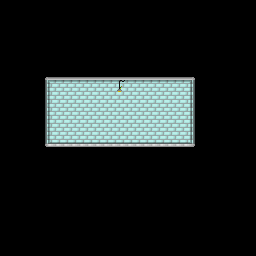

This is a level from a 2D game, rendered from its Tiled map with the project's own tilesets. A one-line summary and the complete map file follow:
An orthogonal 16x16 tile map with 16x16 px tiles, 3 tile layers (Map, Decorative, AO).

<map version="1.4" tiledversion="1.4.2" orientation="orthogonal" renderorder="left-up" width="16" height="16" tilewidth="16" tileheight="16" infinite="0" nextlayerid="4" nextobjectid="1">
 <tileset firstgid="1" source="../tilesets/outatime.tsx" />
 <layer id="1" name="Map" width="16" height="16">
  <data encoding="csv">
0,0,0,0,0,0,0,0,0,0,0,0,0,0,0,0,
0,0,0,0,0,0,0,0,0,0,0,0,0,0,0,0,
0,0,0,0,0,0,0,0,0,0,0,0,0,0,0,0,
0,0,0,0,0,0,0,0,0,0,0,0,0,0,0,0,
0,0,3221225474,19,19,19,19,19,19,19,19,19,1073741826,0,0,0,
0,0,2147483654,3,3,3,3,3,3,3,3,3,6,0,0,0,
0,0,2147483654,3,3,3,3,3,3,3,3,3,6,0,0,0,
0,0,2147483654,3,3,3,3,3,3,3,3,3,6,0,0,0,
0,0,2147483654,3,3,3,3,3,3,3,3,3,6,0,0,0,
0,0,2147483650,1,1,1,1,1,1,1,1,1,2,0,0,0,
0,0,0,0,0,0,0,0,0,0,0,0,0,0,0,0,
0,0,0,0,0,0,0,0,0,0,0,0,0,0,0,0,
0,0,0,0,0,0,0,0,0,0,0,0,0,0,0,0,
0,0,0,0,0,0,0,0,0,0,0,0,0,0,0,0,
0,0,0,0,0,0,0,0,0,0,0,0,0,0,0,0,
0,0,0,0,0,0,0,0,0,0,0,0,0,0,0,0
</data>
 </layer>
 <layer id="3" name="Decorative" width="16" height="16">
  <data encoding="csv">
0,0,0,0,0,0,0,0,0,0,0,0,0,0,0,0,
0,0,0,0,0,0,0,0,0,0,0,0,0,0,0,0,
0,0,0,0,0,0,0,0,0,0,0,0,0,0,0,0,
0,0,0,0,0,0,0,0,0,0,0,0,0,0,0,0,
0,0,0,0,0,0,0,0,0,0,0,0,0,0,0,0,
0,0,0,0,0,0,0,17,0,0,0,0,0,0,0,0,
0,0,0,0,0,0,0,0,0,0,0,0,0,0,0,0,
0,0,0,0,0,0,0,0,0,0,0,0,0,0,0,0,
0,0,0,0,0,0,0,0,0,0,0,0,0,0,0,0,
0,0,0,0,0,0,0,0,0,0,0,0,0,0,0,0,
0,0,0,0,0,0,0,0,0,0,0,0,0,0,0,0,
0,0,0,0,0,0,0,0,0,0,0,0,0,0,0,0,
0,0,0,0,0,0,0,0,0,0,0,0,0,0,0,0,
0,0,0,0,0,0,0,0,0,0,0,0,0,0,0,0,
0,0,0,0,0,0,0,0,0,0,0,0,0,0,0,0,
0,0,0,0,0,0,0,0,0,0,0,0,0,0,0,0
</data>
 </layer>
 <layer id="2" name="AO" width="16" height="16">
  <data encoding="csv">
0,0,0,0,0,0,0,0,0,0,0,0,0,0,0,0,
0,0,0,0,0,0,0,0,0,0,0,0,0,0,0,0,
0,0,0,0,0,0,0,0,0,0,0,0,0,0,0,0,
0,0,0,0,0,0,0,0,0,0,0,0,0,0,0,0,
0,0,0,0,0,0,0,0,0,0,0,0,0,0,0,0,
0,0,0,2147483653,4,4,4,4,4,4,4,5,0,0,0,0,
0,0,0,1610612740,0,0,0,0,0,0,0,2684354564,0,0,0,0,
0,0,0,1610612740,0,0,0,0,0,0,0,2684354564,0,0,0,0,
0,0,0,3221225477,3221225476,3221225476,3221225476,3221225476,3221225476,3221225476,1073741828,1073741829,0,0,0,0,
0,0,0,0,0,0,0,0,0,0,0,0,0,0,0,0,
0,0,0,0,0,0,0,0,0,0,0,0,0,0,0,0,
0,0,0,0,0,0,0,0,0,0,0,0,0,0,0,0,
0,0,0,0,0,0,0,0,0,0,0,0,0,0,0,0,
0,0,0,0,0,0,0,0,0,0,0,0,0,0,0,0,
0,0,0,0,0,0,0,0,0,0,0,0,0,0,0,0,
0,0,0,0,0,0,0,0,0,0,0,0,0,0,0,0
</data>
 </layer>
</map>